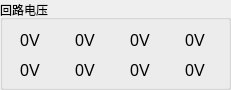
  <widget class="QGroupBox" name="groupBox_loopV">
   <property name="geometry">
    <rect>
     <x>860</x>
     <y>520</y>
     <width>231</width>
     <height>90</height>
    </rect>
   </property>
   <property name="title">
    <string>回路电压</string>
   </property>
   <widget class="QLabel" name="m_loop1V">
    <property name="geometry">
     <rect>
      <x>10</x>
      <y>30</y>
      <width>40</width>
      <height>20</height>
     </rect>
    </property>
    <property name="font">
     <font>
      <pointsize>12</pointsize>
     </font>
    </property>
    <property name="layoutDirection">
     <enum>Qt::LeftToRight</enum>
    </property>
    <property name="text">
     <string>0V</string>
    </property>
    <property name="alignment">
     <set>Qt::AlignCenter</set>
    </property>
   </widget>
   <widget class="QLabel" name="m_loop4V">
    <property name="geometry">
     <rect>
      <x>175</x>
      <y>30</y>
      <width>40</width>
      <height>20</height>
     </rect>
    </property>
    <property name="font">
     <font>
      <pointsize>12</pointsize>
     </font>
    </property>
    <property name="layoutDirection">
     <enum>Qt::LeftToRight</enum>
    </property>
    <property name="text">
     <string>0V</string>
    </property>
    <property name="alignment">
     <set>Qt::AlignCenter</set>
    </property>
   </widget>
   <widget class="QLabel" name="m_loop2V">
    <property name="geometry">
     <rect>
      <x>65</x>
      <y>30</y>
      <width>40</width>
      <height>20</height>
     </rect>
    </property>
    <property name="font">
     <font>
      <pointsize>12</pointsize>
     </font>
    </property>
    <property name="layoutDirection">
     <enum>Qt::LeftToRight</enum>
    </property>
    <property name="text">
     <string>0V</string>
    </property>
    <property name="alignment">
     <set>Qt::AlignCenter</set>
    </property>
   </widget>
   <widget class="QLabel" name="m_loop8V">
    <property name="geometry">
     <rect>
      <x>175</x>
      <y>60</y>
      <width>40</width>
      <height>20</height>
     </rect>
    </property>
    <property name="font">
     <font>
      <pointsize>12</pointsize>
     </font>
    </property>
    <property name="layoutDirection">
     <enum>Qt::LeftToRight</enum>
    </property>
    <property name="text">
     <string>0V</string>
    </property>
    <property name="alignment">
     <set>Qt::AlignCenter</set>
    </property>
   </widget>
   <widget class="QLabel" name="m_loop6V">
    <property name="geometry">
     <rect>
      <x>65</x>
      <y>60</y>
      <width>40</width>
      <height>20</height>
     </rect>
    </property>
    <property name="font">
     <font>
      <pointsize>12</pointsize>
     </font>
    </property>
    <property name="layoutDirection">
     <enum>Qt::LeftToRight</enum>
    </property>
    <property name="text">
     <string>0V</string>
    </property>
    <property name="alignment">
     <set>Qt::AlignCenter</set>
    </property>
   </widget>
   <widget class="QLabel" name="m_loop3V">
    <property name="geometry">
     <rect>
      <x>120</x>
      <y>30</y>
      <width>40</width>
      <height>20</height>
     </rect>
    </property>
    <property name="font">
     <font>
      <pointsize>12</pointsize>
     </font>
    </property>
    <property name="layoutDirection">
     <enum>Qt::LeftToRight</enum>
    </property>
    <property name="text">
     <string>0V</string>
    </property>
    <property name="alignment">
     <set>Qt::AlignCenter</set>
    </property>
   </widget>
   <widget class="QLabel" name="m_loop7V">
    <property name="geometry">
     <rect>
      <x>120</x>
      <y>60</y>
      <width>40</width>
      <height>20</height>
     </rect>
    </property>
    <property name="font">
     <font>
      <pointsize>12</pointsize>
     </font>
    </property>
    <property name="layoutDirection">
     <enum>Qt::LeftToRight</enum>
    </property>
    <property name="text">
     <string>0V</string>
    </property>
    <property name="alignment">
     <set>Qt::AlignCenter</set>
    </property>
   </widget>
   <widget class="QLabel" name="m_loop5V">
    <property name="geometry">
     <rect>
      <x>10</x>
      <y>60</y>
      <width>40</width>
      <height>20</height>
     </rect>
    </property>
    <property name="font">
     <font>
      <pointsize>12</pointsize>
     </font>
    </property>
    <property name="layoutDirection">
     <enum>Qt::LeftToRight</enum>
    </property>
    <property name="text">
     <string>0V</string>
    </property>
    <property name="alignment">
     <set>Qt::AlignCenter</set>
    </property>
   </widget>
  </widget>
